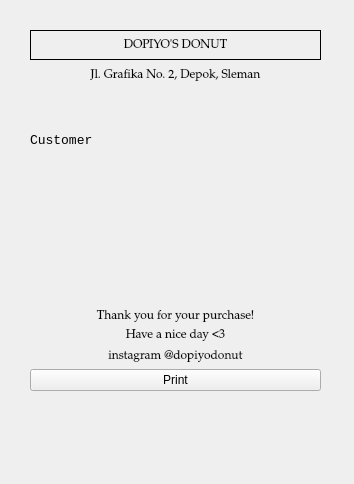
<?xml version="1.0" encoding="UTF-8"?>
<ui version="4.0">
 <class>Nota</class>
 <widget class="QWidget" name="Nota">
  <property name="geometry">
   <rect>
    <x>0</x>
    <y>0</y>
    <width>354</width>
    <height>484</height>
   </rect>
  </property>
  <property name="sizePolicy">
   <sizepolicy hsizetype="Preferred" vsizetype="Fixed">
    <horstretch>0</horstretch>
    <verstretch>0</verstretch>
   </sizepolicy>
  </property>
  <property name="windowTitle">
   <string>Form</string>
  </property>
  <widget class="QWidget" name="verticalLayoutWidget_2">
   <property name="geometry">
    <rect>
     <x>30</x>
     <y>30</y>
     <width>291</width>
     <height>361</height>
    </rect>
   </property>
   <layout class="QVBoxLayout" name="verticalLayout_2">
    <property name="spacing">
     <number>5</number>
    </property>
    <item>
     <widget class="QLabel" name="label_Main">
      <property name="sizePolicy">
       <sizepolicy hsizetype="Preferred" vsizetype="Maximum">
        <horstretch>0</horstretch>
        <verstretch>0</verstretch>
       </sizepolicy>
      </property>
      <property name="minimumSize">
       <size>
        <width>0</width>
        <height>30</height>
       </size>
      </property>
      <property name="font">
       <font>
        <family>Palatino Linotype</family>
       </font>
      </property>
      <property name="frameShape">
       <enum>QFrame::Shape::Panel</enum>
      </property>
      <property name="text">
       <string>DOPIYO'S DONUT</string>
      </property>
      <property name="alignment">
       <set>Qt::AlignmentFlag::AlignCenter</set>
      </property>
     </widget>
    </item>
    <item>
     <widget class="QLabel" name="label_Adress">
      <property name="sizePolicy">
       <sizepolicy hsizetype="Preferred" vsizetype="Maximum">
        <horstretch>0</horstretch>
        <verstretch>0</verstretch>
       </sizepolicy>
      </property>
      <property name="minimumSize">
       <size>
        <width>0</width>
        <height>20</height>
       </size>
      </property>
      <property name="font">
       <font>
        <family>Palatino Linotype</family>
       </font>
      </property>
      <property name="frameShape">
       <enum>QFrame::Shape::NoFrame</enum>
      </property>
      <property name="frameShadow">
       <enum>QFrame::Shadow::Raised</enum>
      </property>
      <property name="text">
       <string>Jl. Grafika No. 2, Depok, Sleman</string>
      </property>
      <property name="alignment">
       <set>Qt::AlignmentFlag::AlignCenter</set>
      </property>
     </widget>
    </item>
    <item>
     <widget class="QLabel" name="label_Time">
      <property name="sizePolicy">
       <sizepolicy hsizetype="Preferred" vsizetype="Maximum">
        <horstretch>0</horstretch>
        <verstretch>0</verstretch>
       </sizepolicy>
      </property>
      <property name="minimumSize">
       <size>
        <width>0</width>
        <height>15</height>
       </size>
      </property>
      <property name="font">
       <font>
        <family>Palatino Linotype</family>
       </font>
      </property>
      <property name="text">
       <string/>
      </property>
      <property name="alignment">
       <set>Qt::AlignmentFlag::AlignCenter</set>
      </property>
     </widget>
    </item>
    <item>
     <spacer name="horizontalSpacer">
      <property name="orientation">
       <enum>Qt::Orientation::Horizontal</enum>
      </property>
      <property name="sizeHint" stdset="0">
       <size>
        <width>40</width>
        <height>20</height>
       </size>
      </property>
     </spacer>
    </item>
    <item>
     <layout class="QHBoxLayout" name="horizontalLayout_2">
      <property name="sizeConstraint">
       <enum>QLayout::SizeConstraint::SetNoConstraint</enum>
      </property>
      <item>
       <widget class="QLabel" name="label_Cust">
        <property name="sizePolicy">
         <sizepolicy hsizetype="MinimumExpanding" vsizetype="Maximum">
          <horstretch>0</horstretch>
          <verstretch>0</verstretch>
         </sizepolicy>
        </property>
        <property name="minimumSize">
         <size>
          <width>0</width>
          <height>20</height>
         </size>
        </property>
        <property name="maximumSize">
         <size>
          <width>200</width>
          <height>16777215</height>
         </size>
        </property>
        <property name="font">
         <font>
          <family>Courier New</family>
          <pointsize>10</pointsize>
         </font>
        </property>
        <property name="text">
         <string>Customer</string>
        </property>
        <property name="alignment">
         <set>Qt::AlignmentFlag::AlignLeading|Qt::AlignmentFlag::AlignLeft|Qt::AlignmentFlag::AlignVCenter</set>
        </property>
       </widget>
      </item>
      <item>
       <widget class="QLabel" name="label_CustName">
        <property name="sizePolicy">
         <sizepolicy hsizetype="Preferred" vsizetype="Maximum">
          <horstretch>0</horstretch>
          <verstretch>0</verstretch>
         </sizepolicy>
        </property>
        <property name="minimumSize">
         <size>
          <width>0</width>
          <height>20</height>
         </size>
        </property>
        <property name="font">
         <font>
          <family>Courier New</family>
          <pointsize>10</pointsize>
         </font>
        </property>
        <property name="text">
         <string/>
        </property>
        <property name="alignment">
         <set>Qt::AlignmentFlag::AlignCenter</set>
        </property>
       </widget>
      </item>
     </layout>
    </item>
    <item>
     <widget class="QLabel" name="label_Nota">
      <property name="sizePolicy">
       <sizepolicy hsizetype="Preferred" vsizetype="Minimum">
        <horstretch>0</horstretch>
        <verstretch>0</verstretch>
       </sizepolicy>
      </property>
      <property name="minimumSize">
       <size>
        <width>0</width>
        <height>100</height>
       </size>
      </property>
      <property name="font">
       <font>
        <family>Courier New</family>
        <pointsize>10</pointsize>
       </font>
      </property>
      <property name="text">
       <string/>
      </property>
     </widget>
    </item>
    <item>
     <spacer name="horizontalSpacer_2">
      <property name="orientation">
       <enum>Qt::Orientation::Horizontal</enum>
      </property>
      <property name="sizeHint" stdset="0">
       <size>
        <width>40</width>
        <height>20</height>
       </size>
      </property>
     </spacer>
    </item>
    <item>
     <widget class="QLabel" name="label_Tag">
      <property name="sizePolicy">
       <sizepolicy hsizetype="Preferred" vsizetype="Maximum">
        <horstretch>0</horstretch>
        <verstretch>0</verstretch>
       </sizepolicy>
      </property>
      <property name="minimumSize">
       <size>
        <width>0</width>
        <height>15</height>
       </size>
      </property>
      <property name="font">
       <font>
        <family>Palatino Linotype</family>
       </font>
      </property>
      <property name="frameShape">
       <enum>QFrame::Shape::NoFrame</enum>
      </property>
      <property name="frameShadow">
       <enum>QFrame::Shadow::Raised</enum>
      </property>
      <property name="text">
       <string>Thank you for your purchase!</string>
      </property>
      <property name="alignment">
       <set>Qt::AlignmentFlag::AlignCenter</set>
      </property>
     </widget>
    </item>
    <item>
     <widget class="QLabel" name="label_Tag2">
      <property name="sizePolicy">
       <sizepolicy hsizetype="Preferred" vsizetype="Maximum">
        <horstretch>0</horstretch>
        <verstretch>0</verstretch>
       </sizepolicy>
      </property>
      <property name="minimumSize">
       <size>
        <width>0</width>
        <height>15</height>
       </size>
      </property>
      <property name="font">
       <font>
        <family>Palatino Linotype</family>
       </font>
      </property>
      <property name="frameShape">
       <enum>QFrame::Shape::NoFrame</enum>
      </property>
      <property name="frameShadow">
       <enum>QFrame::Shadow::Raised</enum>
      </property>
      <property name="text">
       <string>Have a nice day &lt;3</string>
      </property>
      <property name="alignment">
       <set>Qt::AlignmentFlag::AlignCenter</set>
      </property>
     </widget>
    </item>
    <item>
     <widget class="QLabel" name="label_IG">
      <property name="sizePolicy">
       <sizepolicy hsizetype="Preferred" vsizetype="Maximum">
        <horstretch>0</horstretch>
        <verstretch>0</verstretch>
       </sizepolicy>
      </property>
      <property name="minimumSize">
       <size>
        <width>0</width>
        <height>15</height>
       </size>
      </property>
      <property name="font">
       <font>
        <family>Palatino Linotype</family>
       </font>
      </property>
      <property name="frameShape">
       <enum>QFrame::Shape::NoFrame</enum>
      </property>
      <property name="frameShadow">
       <enum>QFrame::Shadow::Raised</enum>
      </property>
      <property name="text">
       <string>instagram @dopiyodonut</string>
      </property>
      <property name="alignment">
       <set>Qt::AlignmentFlag::AlignCenter</set>
      </property>
     </widget>
    </item>
    <item>
     <widget class="QPushButton" name="pushButton_Print">
      <property name="text">
       <string>Print</string>
      </property>
     </widget>
    </item>
   </layout>
  </widget>
 </widget>
 <resources/>
 <connections/>
</ui>
